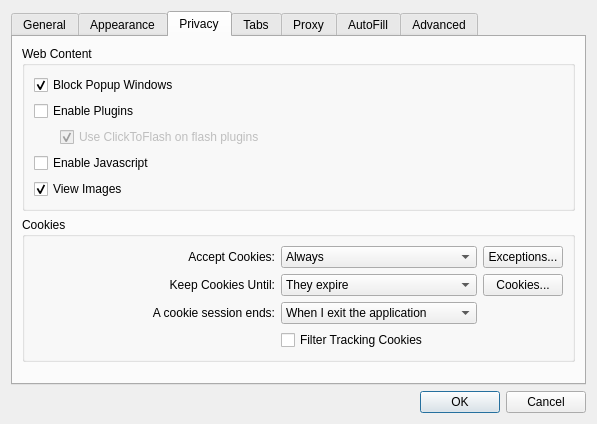
<ui version="4.0" >
 <class>Settings</class>
 <widget class="QDialog" name="Settings" >
  <property name="geometry" >
   <rect>
    <x>0</x>
    <y>0</y>
    <width>597</width>
    <height>424</height>
   </rect>
  </property>
  <property name="windowTitle" >
   <string>Preferences</string>
  </property>
  <layout class="QGridLayout" name="gridLayout" >
   <item row="2" column="0" >
    <widget class="QDialogButtonBox" name="buttonBox" >
     <property name="orientation" >
      <enum>Qt::Horizontal</enum>
     </property>
     <property name="standardButtons" >
      <set>QDialogButtonBox::Cancel|QDialogButtonBox::Ok</set>
     </property>
    </widget>
   </item>
   <item row="1" column="0">
    <widget class="QTabWidget" name="tabWidget">
     <property name="currentIndex">
      <number>2</number>
     </property>
     <widget class="QWidget" name="tab" >
      <attribute name="title" >
       <string>General</string>
      </attribute>
      <layout class="QGridLayout" name="gridLayout_4" >
       <item row="0" column="0" >
        <widget class="QLabel" name="label_7" >
         <property name="text" >
          <string>On startup:</string>
         </property>
         <property name="alignment" >
          <set>Qt::AlignRight|Qt::AlignTrailing|Qt::AlignVCenter</set>
         </property>
        </widget>
       </item>
       <item row="0" column="1" colspan="2" >
        <widget class="QComboBox" name="startupBehavior" >
         <item>
          <property name="text" >
           <string>Show my home page</string>
          </property>
         </item>
         <item>
          <property name="text" >
           <string>Show a blank page</string>
          </property>
         </item>
         <item>
          <property name="text" >
           <string>Restore windows and tabs from last time</string>
          </property>
         </item>
        </widget>
       </item>
       <item row="1" column="0" >
        <widget class="QLabel" name="label_3" >
         <property name="text" >
          <string>Home Page:</string>
         </property>
         <property name="alignment" >
          <set>Qt::AlignRight|Qt::AlignTrailing|Qt::AlignVCenter</set>
         </property>
        </widget>
       </item>
       <item row="1" column="1" colspan="2" >
        <widget class="QLineEdit" name="homeLineEdit" >
         <property name="layoutDirection" >
          <enum>Qt::LeftToRight</enum>
         </property>
        </widget>
       </item>
       <item row="2" column="1" >
        <widget class="QPushButton" name="setHomeToCurrentPageButton" >
         <property name="text" >
          <string>Set to current page</string>
         </property>
        </widget>
       </item>
       <item row="2" column="2" >
        <spacer name="horizontalSpacer" >
         <property name="orientation" >
          <enum>Qt::Horizontal</enum>
         </property>
         <property name="sizeHint" stdset="0" >
          <size>
           <width>280</width>
           <height>18</height>
          </size>
         </property>
        </spacer>
       </item>
       <item row="3" column="0" >
        <widget class="QLabel" name="label_4" >
         <property name="text" >
          <string>Remove history items:</string>
         </property>
         <property name="alignment" >
          <set>Qt::AlignRight|Qt::AlignTrailing|Qt::AlignVCenter</set>
         </property>
        </widget>
       </item>
       <item row="3" column="1" colspan="2" >
        <widget class="QComboBox" name="expireHistory" >
         <property name="enabled" >
          <bool>true</bool>
         </property>
         <item>
          <property name="text" >
           <string>After one day</string>
          </property>
         </item>
         <item>
          <property name="text" >
           <string>After one week</string>
          </property>
         </item>
         <item>
          <property name="text" >
           <string>After two weeks</string>
          </property>
         </item>
         <item>
          <property name="text" >
           <string>After one month</string>
          </property>
         </item>
         <item>
          <property name="text" >
           <string>After one year</string>
          </property>
         </item>
         <item>
          <property name="text" >
           <string>Manually</string>
          </property>
         </item>
         <item>
          <property name="text" >
           <string>On application exit</string>
          </property>
         </item>
        </widget>
       </item>
       <item row="4" column="0" colspan="3">
        <widget class="QCheckBox" name="searchEngineFallback">
         <property name="text">
          <string>Use the default search engine as fallback when the URL given by the user is invalid</string>
         </property>
         <property name="checked">
          <bool>false</bool>
         </property>
        </widget>
       </item>
       <item row="5" column="0" colspan="3">
        <widget class="QGroupBox" name="groupBox_2">
         <property name="title">
          <string>Downloads</string>
         </property>
         <layout class="QVBoxLayout" name="verticalLayout_4" >
          <item>
           <widget class="QRadioButton" name="downloadAsk" >
            <property name="text" >
             <string>Ask for a destination each time</string>
            </property>
           </widget>
          </item>
          <item>
           <layout class="QHBoxLayout" name="horizontalLayout" >
            <item>
             <widget class="QRadioButton" name="downloadDestination" >
              <property name="text" >
               <string>Use this destination:</string>
              </property>
              <property name="checked" >
               <bool>true</bool>
              </property>
             </widget>
            </item>
            <item>
             <widget class="QLineEdit" name="downloadsLocation" >
              <property name="layoutDirection" >
               <enum>Qt::LeftToRight</enum>
              </property>
             </widget>
            </item>
            <item>
             <widget class="QPushButton" name="downloadDirectoryButton">
              <property name="text">
               <string>Choose Directory...</string>
              </property>
             </widget>
            </item>
           </layout>
          </item>
         </layout>
        </widget>
       </item>
       <item row="6" column="0" colspan="3" >
        <spacer>
         <property name="orientation" >
          <enum>Qt::Vertical</enum>
         </property>
         <property name="sizeHint" stdset="0" >
          <size>
           <width>391</width>
           <height>262</height>
          </size>
         </property>
        </spacer>
       </item>
      </layout>
     </widget>
     <widget class="QWidget" name="tab_3" >
      <attribute name="title" >
       <string>Appearance</string>
      </attribute>
      <layout class="QGridLayout" name="gridLayout_3" >
       <item row="0" column="0" >
        <widget class="QLabel" name="label_5" >
         <property name="text" >
          <string>Standard font:</string>
         </property>
         <property name="alignment" >
          <set>Qt::AlignRight|Qt::AlignTrailing|Qt::AlignVCenter</set>
         </property>
        </widget>
       </item>
       <item row="0" column="1" >
        <widget class="QLabel" name="standardLabel" >
         <property name="sizePolicy" >
          <sizepolicy vsizetype="Preferred" hsizetype="Expanding" >
           <horstretch>0</horstretch>
           <verstretch>0</verstretch>
          </sizepolicy>
         </property>
         <property name="frameShape" >
          <enum>QFrame::StyledPanel</enum>
         </property>
         <property name="text" >
          <string>Times 16</string>
         </property>
         <property name="alignment" >
          <set>Qt::AlignCenter</set>
         </property>
        </widget>
       </item>
       <item row="0" column="3" >
        <widget class="QPushButton" name="standardFontButton" >
         <property name="text" >
          <string>Select...</string>
         </property>
        </widget>
       </item>
       <item row="1" column="0" >
        <widget class="QLabel" name="label_6" >
         <property name="text" >
          <string>Fixed-width font:</string>
         </property>
         <property name="alignment" >
          <set>Qt::AlignRight|Qt::AlignTrailing|Qt::AlignVCenter</set>
         </property>
        </widget>
       </item>
       <item row="1" column="1" >
        <widget class="QLabel" name="fixedLabel" >
         <property name="frameShape" >
          <enum>QFrame::StyledPanel</enum>
         </property>
         <property name="text" >
          <string>Courier 13</string>
         </property>
         <property name="alignment" >
          <set>Qt::AlignCenter</set>
         </property>
        </widget>
       </item>
       <item row="1" column="3" >
        <widget class="QPushButton" name="fixedFontButton" >
         <property name="text" >
          <string>Select...</string>
         </property>
        </widget>
       </item>
       <item row="2" column="0" colspan="3" >
        <widget class="QLabel" name="label_8" >
         <property name="text" >
          <string>Preferred languages for viewing webpages in:</string>
         </property>
        </widget>
       </item>
       <item row="2" column="3" >
        <widget class="QPushButton" name="languageButton" >
         <property name="text" >
          <string>Select...</string>
         </property>
        </widget>
       </item>
       <item row="3" column="2" >
        <spacer name="verticalSpacer" >
         <property name="orientation" >
          <enum>Qt::Vertical</enum>
         </property>
         <property name="sizeHint" stdset="0" >
          <size>
           <width>20</width>
           <height>93</height>
          </size>
         </property>
        </spacer>
       </item>
      </layout>
     </widget>
     <widget class="QWidget" name="tab_2" >
      <attribute name="title" >
       <string>Privacy</string>
      </attribute>
      <layout class="QVBoxLayout" name="verticalLayout_3" >
       <item>
        <widget class="QGroupBox" name="groupBox" >
         <property name="title" >
          <string>Web Content</string>
         </property>
         <layout class="QGridLayout" name="gridLayout_5" >
          <item row="0" column="0" colspan="2" >
           <widget class="QCheckBox" name="blockPopupWindows" >
            <property name="text" >
             <string>Block Popup Windows</string>
            </property>
            <property name="checked" >
             <bool>true</bool>
            </property>
           </widget>
          </item>
          <item row="1" column="0" colspan="2" >
           <widget class="QCheckBox" name="enablePlugins" >
            <property name="text" >
             <string>Enable Plugins</string>
            </property>
            <property name="checked" >
             <bool>false</bool>
            </property>
           </widget>
          </item>
          <item row="2" column="0" >
           <spacer name="horizontalSpacer_3" >
            <property name="orientation" >
             <enum>Qt::Horizontal</enum>
            </property>
            <property name="sizeType" >
             <enum>QSizePolicy::Fixed</enum>
            </property>
            <property name="sizeHint" stdset="0" >
             <size>
              <width>20</width>
              <height>20</height>
             </size>
            </property>
           </spacer>
          </item>
          <item row="2" column="1" >
           <widget class="QCheckBox" name="clickToFlash" >
            <property name="enabled" >
             <bool>false</bool>
            </property>
            <property name="sizePolicy" >
             <sizepolicy vsizetype="Fixed" hsizetype="Expanding" >
              <horstretch>0</horstretch>
              <verstretch>0</verstretch>
             </sizepolicy>
            </property>
            <property name="text" >
             <string>Use ClickToFlash on flash plugins</string>
            </property>
            <property name="checked" >
             <bool>true</bool>
            </property>
           </widget>
          </item>
          <item row="3" column="0" colspan="2" >
           <widget class="QCheckBox" name="enableJavascript" >
            <property name="text" >
             <string>Enable Javascript</string>
            </property>
            <property name="checked" >
             <bool>false</bool>
            </property>
           </widget>
          </item>
          <item row="4" column="0" colspan="2" >
           <widget class="QCheckBox" name="enableImages" >
            <property name="text" >
             <string>View Images</string>
            </property>
            <property name="checked" >
             <bool>true</bool>
            </property>
           </widget>
          </item>
         </layout>
        </widget>
       </item>
       <item>
        <widget class="QGroupBox" name="cookiesGroupBox" >
         <property name="title" >
          <string>Cookies</string>
         </property>
         <layout class="QGridLayout" >
          <item row="0" column="0" >
           <widget class="QLabel" name="label_2" >
            <property name="text" >
             <string>Accept Cookies:</string>
            </property>
            <property name="alignment" >
             <set>Qt::AlignRight|Qt::AlignTrailing|Qt::AlignVCenter</set>
            </property>
           </widget>
          </item>
          <item row="0" column="1" >
           <widget class="QComboBox" name="acceptCombo" >
            <item>
             <property name="text" >
              <string>Always</string>
             </property>
            </item>
            <item>
             <property name="text" >
              <string>Never</string>
             </property>
            </item>
            <item>
             <property name="text" >
              <string>Only from sites you navigate to</string>
             </property>
            </item>
           </widget>
          </item>
          <item row="0" column="2" >
           <widget class="QPushButton" name="exceptionsButton" >
            <property name="text" >
             <string>Exceptions...</string>
            </property>
           </widget>
          </item>
          <item row="1" column="0" >
           <widget class="QLabel" name="label" >
            <property name="text" >
             <string>Keep Cookies Until:</string>
            </property>
            <property name="alignment" >
             <set>Qt::AlignRight|Qt::AlignTrailing|Qt::AlignVCenter</set>
            </property>
           </widget>
          </item>
          <item row="1" column="1" >
           <widget class="QComboBox" name="keepUntilCombo" >
            <item>
             <property name="text" >
              <string>They expire</string>
             </property>
            </item>
            <item>
             <property name="text" >
              <string>I exit the application</string>
             </property>
            </item>
            <item>
             <property name="text" >
              <string>At most 90 days</string>
             </property>
            </item>
           </widget>
          </item>
          <item row="1" column="2" >
           <widget class="QPushButton" name="cookiesButton" >
            <property name="text" >
             <string>Cookies...</string>
            </property>
           </widget>
          </item>
          <item row="3" column="0">
           <spacer name="horizontalSpacer_4">
            <property name="orientation">
             <enum>Qt::Horizontal</enum>
            </property>
            <property name="sizeHint" stdset="0">
             <size>
              <width>40</width>
              <height>20</height>
             </size>
            </property>
           </spacer>
          </item>
          <item row="3" column="1">
           <widget class="QCheckBox" name="filterTrackingCookiesCheckbox">
            <property name="text">
             <string>Filter Tracking Cookies</string>
            </property>
           </widget>
          </item>
          <item row="2" column="0">
           <widget class="QLabel" name="cookieSessionLabel">
            <property name="text">
             <string>A cookie session ends:</string>
            </property>
            <property name="alignment">
             <set>Qt::AlignRight|Qt::AlignTrailing|Qt::AlignVCenter</set>
            </property>
           </widget>
          </item>
          <item row="2" column="1">
           <widget class="QComboBox" name="cookieSessionCombo">
            <item>
             <property name="text">
              <string>When I exit the application</string>
             </property>
            </item>
            <item>
             <property name="text">
              <string>1 day</string>
             </property>
            </item>
            <item>
             <property name="text">
              <string>2 days</string>
             </property>
            </item>
            <item>
             <property name="text">
              <string>3 days</string>
             </property>
            </item>
            <item>
             <property name="text">
              <string>7 days</string>
             </property>
            </item>
            <item>
             <property name="text">
              <string>30 days</string>
             </property>
            </item>
           </widget>
          </item>
         </layout>
        </widget>
       </item>
       <item>
        <spacer>
         <property name="orientation" >
          <enum>Qt::Vertical</enum>
         </property>
         <property name="sizeHint" stdset="0" >
          <size>
           <width>371</width>
           <height>177</height>
          </size>
         </property>
        </spacer>
       </item>
      </layout>
     </widget>
     <widget class="QWidget" name="tab_6" >
      <attribute name="title" >
       <string>Tabs</string>
      </attribute>
      <layout class="QVBoxLayout" name="verticalLayout_5" >
       <item>
        <widget class="QCheckBox" name="selectTabsWhenCreated" >
         <property name="text" >
          <string>Select tabs and windows as they are created</string>
         </property>
        </widget>
       </item>
       <item>
        <widget class="QCheckBox" name="confirmClosingMultipleTabs">
         <property name="text">
          <string>Confirm when closing multiple tabs or windows</string>
         </property>
         <property name="checked" >
          <bool>true</bool>
         </property>
        </widget>
       </item>
       <item>
        <widget class="QCheckBox" name="oneCloseButton" >
         <property name="text" >
          <string>Show only one close button instead of one for each tab</string>
         </property>
         <property name="checked" >
          <bool>false</bool>
         </property>
        </widget>
       </item>
       <item>
        <widget class="QCheckBox" name="quitAsLastTabClosed">
         <property name="text">
          <string>Quit the application when last tab is closed</string>
         </property>
         <property name="checked">
          <bool>true</bool>
         </property>
        </widget>
       </item>
       <item>
        <widget class="QGroupBox" name="openLinksGroupBox">
         <property name="title">
          <string>Opening links</string>
         </property>
         <layout class="QGridLayout" >
          <item row="1" column="0" >
           <widget class="QLabel" name="linksInNewWindowLabel" >
            <property name="text" >
             <string>Links that want to open in a new window:</string>
            </property>
            <property name="alignment" >
             <set>Qt::AlignRight|Qt::AlignTrailing|Qt::AlignVCenter</set>
            </property>
           </widget>
          </item>
          <item row="1" column="1" colspan="2" >
           <widget class="QComboBox" name="openTargetBlankLinksIn" >
            <item>
             <property name="text" >
              <string>In a new window</string>
             </property>
            </item>
            <item>
             <property name="text" >
              <string>In a new selected tab in the current window</string>
             </property>
            </item>
            <item>
             <property name="text" >
              <string>In a new tab in the current window</string>
             </property>
            </item>
            <item>
             <property name="text" >
              <string>In the current tab</string>
             </property>
            </item>
           </widget>
          </item>
          <item row="0" column="0" >
           <widget class="QLabel" name="linkFromApplicationLabel" >
            <property name="text" >
             <string>Open links from applications:</string>
            </property>
            <property name="alignment" >
             <set>Qt::AlignRight|Qt::AlignTrailing|Qt::AlignVCenter</set>
            </property>
           </widget>
          </item>
          <item row="0" column="1" colspan="2" >
           <widget class="QComboBox" name="openLinksFromAppsIn" >
            <item>
             <property name="text" >
              <string>In a new window</string>
             </property>
            </item>
            <item>
             <property name="text" >
              <string>In a new selected tab in the current window</string>
             </property>
            </item>
            <item>
             <property name="text" >
              <string>In a new tab in the current window</string>
             </property>
            </item>
            <item>
             <property name="text" >
              <string>In the current tab</string>
             </property>
            </item>
           </widget>
          </item>
         </layout>
        </widget>
       </item>
       <item>
        <spacer name="verticalSpacer_4" >
         <property name="orientation" >
          <enum>Qt::Vertical</enum>
         </property>
         <property name="sizeHint" stdset="0" >
          <size>
           <width>20</width>
           <height>182</height>
          </size>
         </property>
        </spacer>
       </item>
      </layout>
     </widget>
     <widget class="QWidget" name="tab_4" >
      <attribute name="title" >
       <string>Proxy</string>
      </attribute>
      <layout class="QVBoxLayout" name="verticalLayout" >
       <item>
        <widget class="QGroupBox" name="proxySupport" >
         <property name="title" >
          <string>Use proxy server</string>
         </property>
         <property name="checkable" >
          <bool>true</bool>
         </property>
         <layout class="QGridLayout" name="gridLayout_5" >
          <item row="0" column="0" >
           <widget class="QLabel" name="label_9" >
            <property name="text" >
             <string>Type:</string>
            </property>
            <property name="alignment" >
             <set>Qt::AlignRight|Qt::AlignTrailing|Qt::AlignVCenter</set>
            </property>
           </widget>
          </item>
          <item row="0" column="1" colspan="2" >
           <widget class="QComboBox" name="proxyType" >
            <item>
             <property name="text" >
              <string>Socks5</string>
             </property>
            </item>
            <item>
             <property name="text" >
              <string>Http (Secure)</string>
             </property>
            </item>
            <item>
             <property name="text" >
              <string>Http (Transparent)</string>
             </property>
            </item>
           </widget>
          </item>
          <item row="1" column="0" >
           <widget class="QLabel" name="proxyLabel" >
            <property name="text" >
             <string>Proxy:</string>
            </property>
            <property name="alignment" >
             <set>Qt::AlignRight|Qt::AlignTrailing|Qt::AlignVCenter</set>
            </property>
           </widget>
          </item>
          <item row="1" column="1" colspan="2" >
           <widget class="QComboBox" name="proxyName" >
            <item>
             <property name="text" >
              <string>Privoxy</string>
             </property>
            </item>
            <item>
             <property name="text" >
              <string>Polipo</string>
             </property>
            </item>
           </widget>
          </item>
          <item row="2" column="0" >
           <widget class="QLabel" name="label_10" >
            <property name="text" >
             <string>Host name:</string>
            </property>
            <property name="alignment" >
             <set>Qt::AlignRight|Qt::AlignTrailing|Qt::AlignVCenter</set>
            </property>
           </widget>
          </item>
          <item row="2" column="1" colspan="2" >
           <widget class="QLineEdit" name="proxyHostName" >
            <property name="layoutDirection" >
             <enum>Qt::LeftToRight</enum>
            </property>
           </widget>
          </item>
          <item row="3" column="0" >
           <widget class="QLabel" name="label_11" >
            <property name="text" >
             <string>Port:</string>
            </property>
            <property name="alignment" >
             <set>Qt::AlignRight|Qt::AlignTrailing|Qt::AlignVCenter</set>
            </property>
           </widget>
          </item>
          <item row="3" column="1" >
           <widget class="QSpinBox" name="proxyPort" >
            <property name="maximum" >
             <number>65535</number>
            </property>
            <property name="value" >
             <number>1080</number>
            </property>
           </widget>
          </item>
          <item row="3" column="2" >
           <spacer name="horizontalSpacer_2" >
            <property name="orientation" >
             <enum>Qt::Horizontal</enum>
            </property>
            <property name="sizeHint" stdset="0" >
             <size>
              <width>293</width>
              <height>20</height>
             </size>
            </property>
           </spacer>
          </item>
          <item row="4" column="0" >
           <widget class="QLabel" name="label_12" >
            <property name="text" >
             <string>User Name:</string>
            </property>
            <property name="alignment" >
             <set>Qt::AlignRight|Qt::AlignTrailing|Qt::AlignVCenter</set>
            </property>
           </widget>
          </item>
          <item row="4" column="1" colspan="2" >
           <widget class="QLineEdit" name="proxyUserName" >
            <property name="layoutDirection" >
             <enum>Qt::LeftToRight</enum>
            </property>
           </widget>
          </item>
          <item row="5" column="0" >
           <widget class="QLabel" name="label_13" >
            <property name="text" >
             <string>Password:</string>
            </property>
            <property name="alignment" >
             <set>Qt::AlignRight|Qt::AlignTrailing|Qt::AlignVCenter</set>
            </property>
           </widget>
          </item>
          <item row="5" column="1" colspan="2" >
           <widget class="QLineEdit" name="proxyPassword" >
            <property name="layoutDirection" >
             <enum>Qt::LeftToRight</enum>
            </property>
            <property name="echoMode" >
             <enum>QLineEdit::Password</enum>
            </property>
           </widget>
          </item>
          <item row="6" column="0" >
           <spacer name="verticalSpacer_2" >
            <property name="orientation" >
             <enum>Qt::Vertical</enum>
            </property>
            <property name="sizeHint" stdset="0" >
             <size>
              <width>20</width>
              <height>8</height>
             </size>
            </property>
           </spacer>
          </item>
         </layout>
        </widget>
       </item>
      </layout>
     </widget>
     <widget class="QWidget" name="tab_7">
      <attribute name="title">
       <string>AutoFill</string>
      </attribute>
      <layout class="QGridLayout" name="gridLayout_8">
       <item row="0" column="0">
        <widget class="QLabel" name="label_16">
         <property name="text">
          <string>AutoFill web forms:</string>
         </property>
        </widget>
       </item>
       <item row="0" column="1">
        <widget class="QCheckBox" name="autoFillPasswordFormsCheckBox">
         <property name="sizePolicy">
          <sizepolicy hsizetype="Expanding" vsizetype="Fixed">
           <horstretch>0</horstretch>
           <verstretch>0</verstretch>
          </sizepolicy>
         </property>
         <property name="text">
          <string>User names and passwords</string>
         </property>
        </widget>
       </item>
       <item row="0" column="2">
        <widget class="QPushButton" name="editAutoFillUserButton">
         <property name="text">
          <string>Edit...</string>
         </property>
        </widget>
       </item>
       <item row="2" column="1">
        <spacer name="verticalSpacer_5">
         <property name="orientation">
          <enum>Qt::Vertical</enum>
         </property>
         <property name="sizeHint" stdset="0">
          <size>
           <width>20</width>
           <height>244</height>
          </size>
         </property>
        </spacer>
       </item>
       <item row="1" column="3">
        <spacer name="horizontalSpacer_6">
         <property name="orientation">
          <enum>Qt::Horizontal</enum>
         </property>
         <property name="sizeHint" stdset="0">
          <size>
           <width>40</width>
           <height>20</height>
          </size>
         </property>
        </spacer>
       </item>
      </layout>
     </widget>
     <widget class="QWidget" name="tab_5">
      <attribute name="title">
       <string>Advanced</string>
      </attribute>
      <layout class="QGridLayout" name="gridLayout_2" >
       <item row="0" column="0" >
        <widget class="QLabel" name="label_14" >
         <property name="text" >
          <string>Style Sheet:</string>
         </property>
        </widget>
       </item>
       <item row="0" column="1" >
        <widget class="QLineEdit" name="userStyleSheet" >
         <property name="layoutDirection" >
          <enum>Qt::LeftToRight</enum>
         </property>
        </widget>
       </item>
       <item row="0" column="2">
        <widget class="QPushButton" name="styleSheetBrowseButton">
         <property name="text">
          <string>Browse...</string>
         </property>
        </widget>
       </item>
       <item row="1" column="0" colspan="3">
        <widget class="QGroupBox" name="networkCache">
         <property name="title">
          <string>Enable network cache</string>
         </property>
         <property name="checkable">
          <bool>true</bool>
         </property>
         <property name="checked">
          <bool>true</bool>
         </property>
         <layout class="QGridLayout" name="gridLayout_7">
          <item row="0" column="0">
           <widget class="QLabel" name="label_15">
            <property name="text">
             <string>Maximum Size:</string>
            </property>
           </widget>
          </item>
          <item row="0" column="1">
           <widget class="QSpinBox" name="networkCacheMaximumSizeSpinBox">
            <property name="suffix">
             <string> MB</string>
            </property>
            <property name="minimum">
             <number>0</number>
            </property>
            <property name="maximum">
             <number>100</number>
            </property>
           </widget>
          </item>
          <item row="0" column="2">
           <spacer name="horizontalSpacer_5">
            <property name="orientation">
             <enum>Qt::Horizontal</enum>
            </property>
            <property name="sizeHint" stdset="0">
             <size>
              <width>40</width>
              <height>20</height>
             </size>
            </property>
           </spacer>
          </item>
         </layout>
        </widget>
       </item>
       <item row="2" column="1">
        <spacer name="verticalSpacer_3">
         <property name="orientation">
          <enum>Qt::Vertical</enum>
         </property>
         <property name="sizeHint" stdset="0" >
          <size>
           <width>20</width>
           <height>176</height>
          </size>
         </property>
        </spacer>
       </item>
      </layout>
     </widget>
    </widget>
   </item>
  </layout>
 </widget>
 <tabstops>
  <tabstop>tabWidget</tabstop>
  <tabstop>startupBehavior</tabstop>
  <tabstop>homeLineEdit</tabstop>
  <tabstop>setHomeToCurrentPageButton</tabstop>
  <tabstop>expireHistory</tabstop>
  <tabstop>searchEngineFallback</tabstop>
  <tabstop>downloadAsk</tabstop>
  <tabstop>downloadDestination</tabstop>
  <tabstop>downloadDirectoryButton</tabstop>
  <tabstop>standardFontButton</tabstop>
  <tabstop>fixedFontButton</tabstop>
  <tabstop>languageButton</tabstop>
  <tabstop>blockPopupWindows</tabstop>
  <tabstop>enablePlugins</tabstop>
  <tabstop>clickToFlash</tabstop>
  <tabstop>enableJavascript</tabstop>
  <tabstop>enableImages</tabstop>
  <tabstop>acceptCombo</tabstop>
  <tabstop>exceptionsButton</tabstop>
  <tabstop>keepUntilCombo</tabstop>
  <tabstop>cookiesButton</tabstop>
  <tabstop>filterTrackingCookiesCheckbox</tabstop>
  <tabstop>selectTabsWhenCreated</tabstop>
  <tabstop>confirmClosingMultipleTabs</tabstop>
  <tabstop>oneCloseButton</tabstop>
  <tabstop>quitAsLastTabClosed</tabstop>
  <tabstop>openLinksFromAppsIn</tabstop>
  <tabstop>openTargetBlankLinksIn</tabstop>
  <tabstop>proxySupport</tabstop>
  <tabstop>proxyType</tabstop>
  <tabstop>proxyHostName</tabstop>
  <tabstop>proxyPort</tabstop>
  <tabstop>proxyUserName</tabstop>
  <tabstop>proxyPassword</tabstop>
  <tabstop>userStyleSheet</tabstop>
  <tabstop>networkCache</tabstop>
  <tabstop>networkCacheMaximumSizeSpinBox</tabstop>
  <tabstop>buttonBox</tabstop>
 </tabstops>
 <resources/>
 <connections>
  <connection>
   <sender>buttonBox</sender>
   <signal>accepted()</signal>
   <receiver>Settings</receiver>
   <slot>accept()</slot>
   <hints>
    <hint type="sourcelabel" >
     <x>260</x>
     <y>395</y>
    </hint>
    <hint type="destinationlabel" >
     <x>157</x>
     <y>274</y>
    </hint>
   </hints>
  </connection>
  <connection>
   <sender>buttonBox</sender>
   <signal>rejected()</signal>
   <receiver>Settings</receiver>
   <slot>reject()</slot>
   <hints>
    <hint type="sourcelabel" >
     <x>328</x>
     <y>395</y>
    </hint>
    <hint type="destinationlabel" >
     <x>286</x>
     <y>274</y>
    </hint>
   </hints>
  </connection>
  <connection>
   <sender>downloadDestination</sender>
   <signal>toggled(bool)</signal>
   <receiver>downloadsLocation</receiver>
   <slot>setEnabled(bool)</slot>
   <hints>
    <hint type="sourcelabel">
     <x>79</x>
     <y>289</y>
    </hint>
    <hint type="destinationlabel">
     <x>86</x>
     <y>325</y>
    </hint>
   </hints>
  </connection>
  <connection>
   <sender>enablePlugins</sender>
   <signal>toggled(bool)</signal>
   <receiver>clickToFlash</receiver>
   <slot>setEnabled(bool)</slot>
   <hints>
    <hint type="sourcelabel">
     <x>76</x>
     <y>125</y>
    </hint>
    <hint type="destinationlabel">
     <x>132</x>
     <y>154</y>
    </hint>
   </hints>
  </connection>
  <connection>
   <sender>downloadDestination</sender>
   <signal>toggled(bool)</signal>
   <receiver>downloadDirectoryButton</receiver>
   <slot>setEnabled(bool)</slot>
   <hints>
    <hint type="sourcelabel">
     <x>182</x>
     <y>282</y>
    </hint>
    <hint type="destinationlabel">
     <x>211</x>
     <y>283</y>
    </hint>
   </hints>
  </connection>
 </connections>
</ui>
